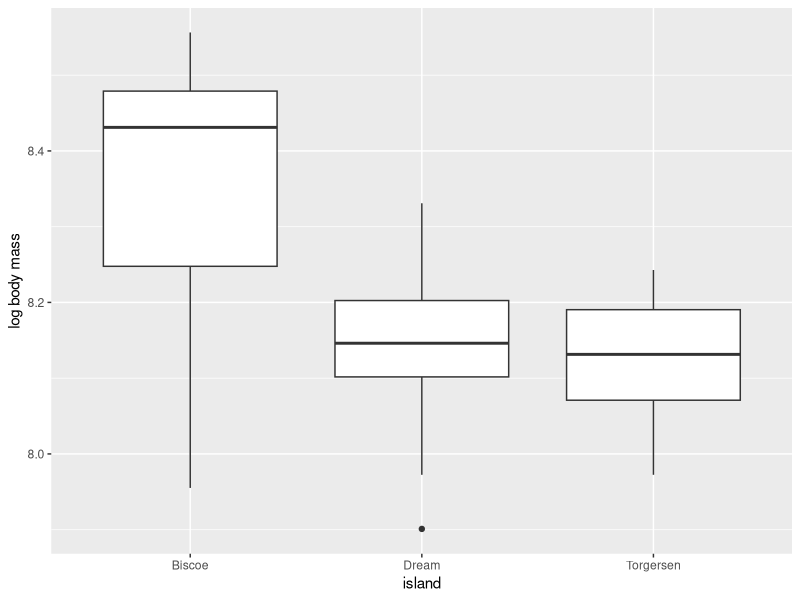
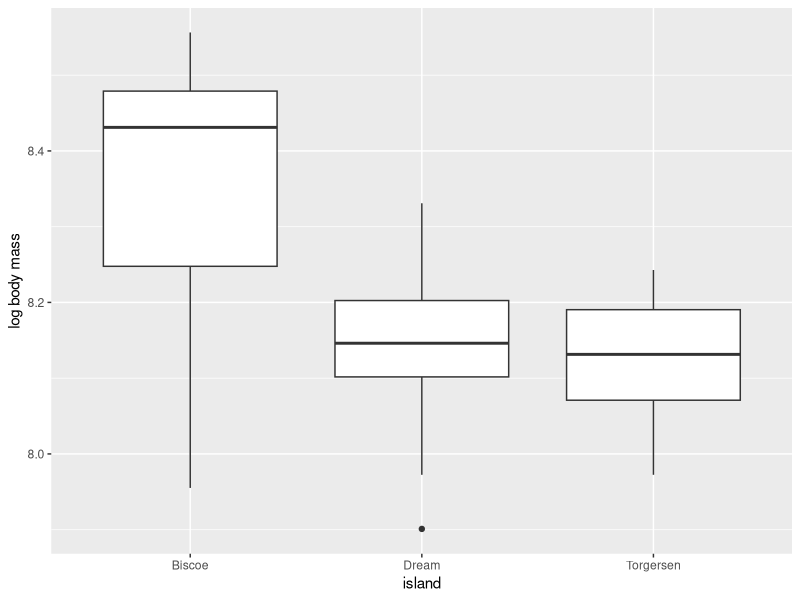

Write R code to recreate these figures, in order.
### Homework for 20230216 Penguin Plot using %>%  ######
### Library open ########
library(tidyverse)
library(palmerpenguins)
library(here)
library(ggplot2)
library()

#### Load Data ################

glimpse(penguins)

hollywood <- penguins%>%
  drop_na()%>%
  group_by(species, island, sex)%>%
  summarize(mean_body_mass_g = mean(body_mass_g, na.rm = TRUE),
            varience_body_mass = var(body_mass_g, na.rm = TRUE))


view(hollywood)





northridge <- penguins%>%
  drop_na()%>%
  filter(sex == "female")%>%
  mutate(log_body_mass_g = log(body_mass_g))%>%
  select(species, island, sex, log_body_mass_g)

ggplot(data = northridge, 
       mapping = aes(x=island, 
                     y =log_body_mass_g)) +
  geom_boxplot() +
  labs(x="island",
       y="log body mass")

ggsave(here("Homework","output","Island_and_log_body_mass_output.png"))




view(northridge)
